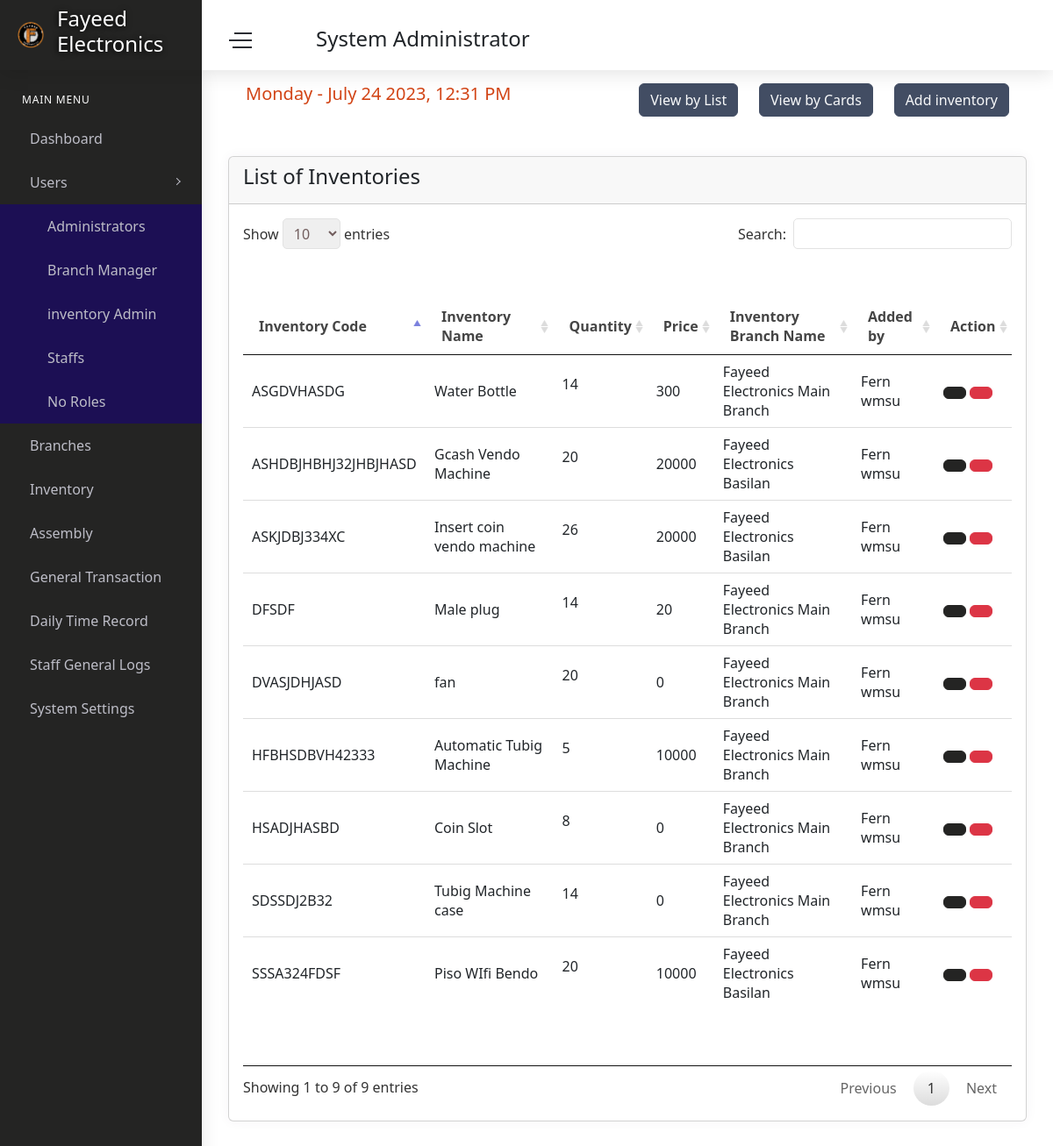
The app's page /admin/inventorylist.php (signed in), older data.
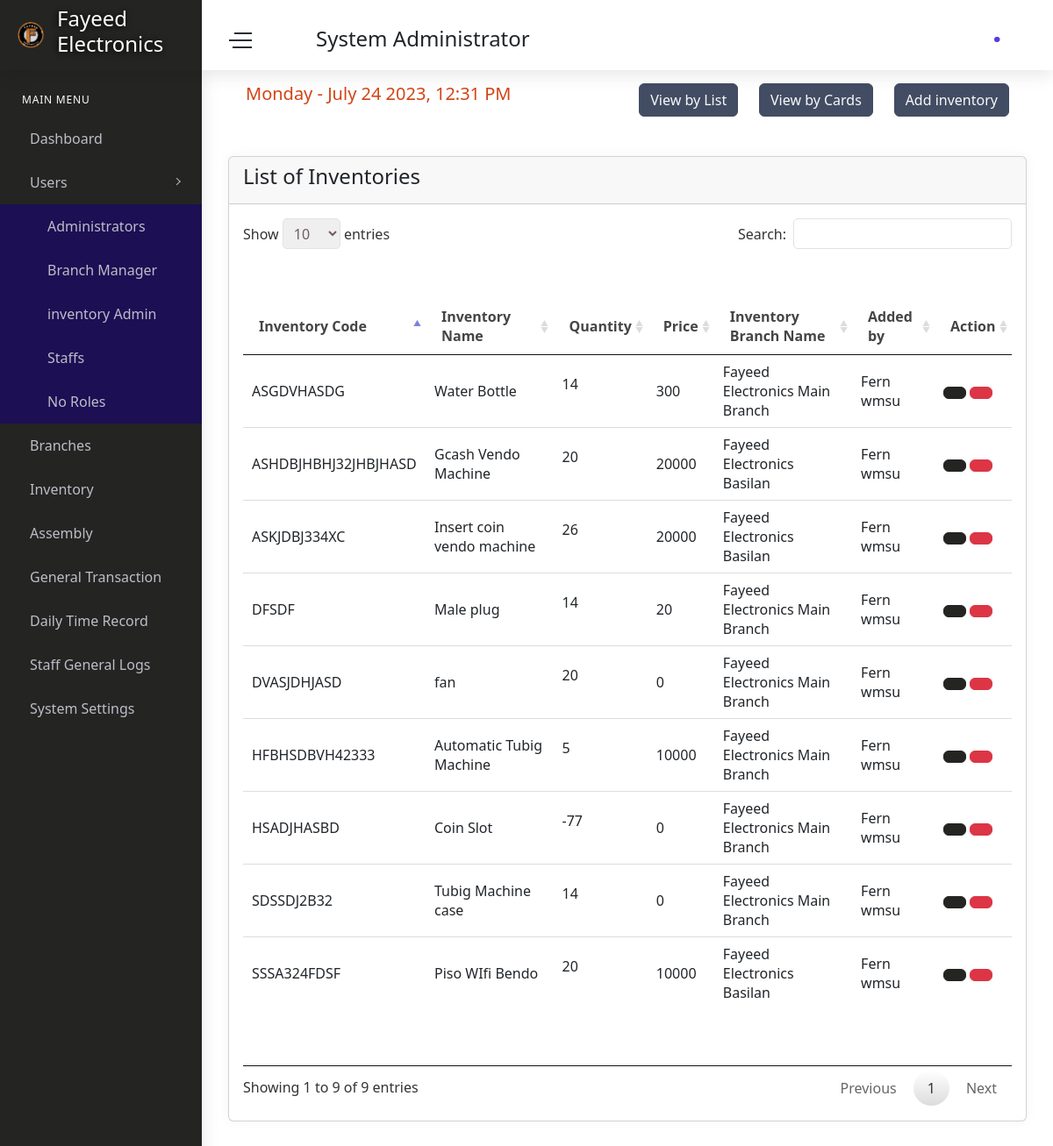
The same page, newer data.
### tables this page shows
CREATE TABLE `inventory` (
  `inventoryId` int(11) NOT NULL,
  `usersID` int(11) NOT NULL,
  `branchID` int(11) NOT NULL,
  `inventory_picture` varchar(255) DEFAULT NULL,
  `inventoryName` varchar(50) NOT NULL,
  `inventoryDesc` varchar(100) NOT NULL,
  `inventoryQty` int(30) NOT NULL,
  `product_code` varchar(50) NOT NULL,
  `price` int(11) NOT NULL
);

CREATE TABLE `branches` (
  `branchID` int(11) NOT NULL,
  `usersID` int(11) NOT NULL,
  `Branch_Name` varchar(100) NOT NULL,
  `Branch_Address` varchar(100) NOT NULL,
  `city` varchar(50) DEFAULT NULL,
  `Branch_Contact_number` varchar(20) NOT NULL,
  `DateCreated` varchar(50) NOT NULL,
  `branch_email` varchar(50) NOT NULL,
  `status` int(1) DEFAULT 2
);

CREATE TABLE `users` (
  `usersID` int(11) NOT NULL,
  `username` varchar(100) DEFAULT NULL,
  `profile` varchar(255) DEFAULT 'user.png',
  `cover_photo` varchar(255) DEFAULT 'fayeedcover.png',
  `usersFirstName` varchar(50) NOT NULL,
  `usersLastName` varchar(50) NOT NULL,
  `age` int(11) DEFAULT NULL,
  `Address` varchar(100) NOT NULL,
  `CellNumber` varchar(20) DEFAULT NULL,
  `email` varchar(100) NOT NULL,
  `password` varchar(225) DEFAULT NULL,
  `code` int(11) NOT NULL,
  `status` text NOT NULL,
  `roles` int(1) DEFAULT 2
);

### admin/inventorylist.php (the view, shortened to what the changed rows need)
<?php include 'head.php'?>
<body>
    <div id="main-wrapper">
        <link href="../vendor/datatables/css/jquery.dataTables.min.css" rel="stylesheet">
        <?php include 'header.php'; include 'sidebar.php'?>
        <div class="content-body">
            <div class="container-fluid">
                <div class="row">
                    <div class="col-12">
                        <div class="card">
                            <div class="card-body">
                                <div class="table-responsive">
                                    <table id="example" class="display" style="min-width: 845px">
                                        <thead>
                                            <tr><th>Inventory Code</th>
                                                <th>Inventory Name</th>
                                                <th>Quantity</th>
                                                <th>Price</th>
                                                <th>Inventory Branch Name</th>
                                                <th>Added by</th>
                                                <th>Action</th>
                                            </tr>
                                        </thead>
                                        <tbody>
                                            <?php while($inventorylist = mysqli_fetch_array($inlist)){ ?>
                                                <tr>
                                                <td><?php echo $inventorylist['product_code'] ?></td>
                                                <td><?php echo $inventorylist['inventoryName'] ?></td>
                                                <td> <p class="<?php if($settingss['product_control'] > $inventorylist['inventoryQty']){ echo "bg-danger text-light text-center";}?>"><?php echo $inventorylist['inventoryQty']?></p></td>
                                                <td><?php echo $inventorylist['price'] ?></td>
                                                <td><?php echo $inventorylist['Branch_Name'] ?></td>
                                                <td><?php echo $inventorylist['usersFirstName']." ".$inventorylist['usersLastName'] ?></td>
                                                <td><a href="add-inventory.php?editinventory=<?php echo $inventorylist['inventoryId'] ?>"><i class="fi fi-rr-pencil btn btn-primary"></i></a>
                                                <a href="add-inventory.php?delnventory=<?php echo $inventorylist['inventoryId'] ?>"><i class="fi fi-rr-trash btn btn-danger"></i></a>
                                                </td>
                                            </tr>
                                            <?php }?>
                                        </tbody>
                                    </table>
                                </div>
                            </div>
                        </div>
                    </div>
                </div>
            </div>
        </div>
    </div>
</body>
</html>

### admin/header.php (shortened to what the changed rows need)
<div class="header">
            <div class="header-content">
                <nav class="navbar navbar-expand">
                    <div class="collapse navbar-collapse justify-content-between">
                        <ul class="navbar-nav header-right">
                            <li class="nav-item dropdown notification_dropdown">
                                <a class="nav-link" href="#" role="button" data-toggle="dropdown">
                                    <?php if($pulse['total'] > 0){ ?> <div class="pulse-css"></div> <?php }?>
                                </a>
                            </li>
                        </ul>
                    </div>
                </nav>
            </div>
        </div>

Row changes from the older to the newer data that the page shows:
changed inventory "HSADJHASBD": inventoryQty "8" → "-77"
